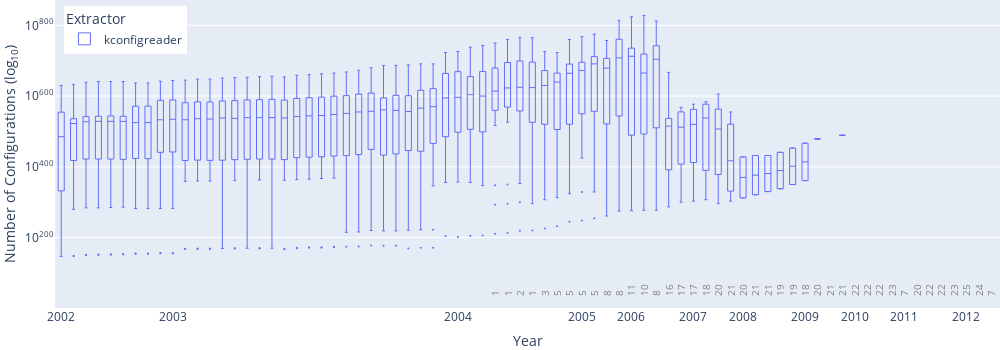

The notebook cell this image was saved under:
### Code cell
# model count (log10)

fig = px.scatter(
    df_solve,
    x='committer_date',
    y='model-count-log10',
    trendline='ols',
    color='extractor'
)
estimate_trend(fig, 'kconfigreader', 0)
#estimate_trend(fig, 'kmax', 1)

fig = px.scatter(
    df_solve,
    x='committer_date',
    y='model-count-log10',
    color='architecture',
    labels=committer_date_labels({'model-count-log10': 'Number of Configurations (log<sub>10</sub>)'}),
    hover_data=['revision', 'architecture']
)
committer_date_x_axis(fig)
log10_y_axis(fig)
fig.update_traces(marker_size=4)
# show(fig)

fig = px.box(
    df_solve.sort_values(by='committer_date'),
    x='revision',
    y='model-count-log10',
    color='extractor',
    labels=revision_labels({'model-count-log10': 'Number of Configurations (log<sub>10</sub>)', 'extractor': 'Extractor'}),
    boxmode='overlay'
)
revision_x_axis(fig)
log10_y_axis(fig)
fig.update_layout(legend=dict(yanchor='top', y=0.98, xanchor='left', x=0.01))
fig.update_traces(fillcolor='rgba(0,0,0,0)')
fig.update_traces(line_width=1)
fig.update_traces(marker_size=2)

model_count_group = df_solve.groupby('revision', dropna=False)['model-count-log10']
timeouts_per_revision = (model_count_group.size() - model_count_group.count()).reset_index()
for row in range(len(timeouts_per_revision)):
    timeouts = timeouts_per_revision.at[row, 'model-count-log10']
    timeouts = "" if timeouts == 0 else str(timeouts)
    fig.add_annotation(
        x=timeouts_per_revision.at[row, 'revision'],
        y=1,
        text=timeouts,
        showarrow=False,
        font_size=10, textangle=270, align='left', yanchor='bottom', yshift=10, font_color='gray'
    )

show(fig, 'model-count-log10', height=350)

# todo: sum model counts to get total model count, as we summed features for total features (to get an impression of the megamodel, as a new contribution)

### Figure 1 — Plotly figure (JSON) as saved in the notebook; plotly's stock layout.template omitted (floating-point values rounded to 4 significant figures; data arrays with more than 128 entries replaced by an {"elided": "..."} marker saying what was removed)
{"data": [{"alignmentgroup": "True", "fillcolor": "rgba(0,0,0,0)", "hovertemplate": "Extractor=kconfigreader<br>Year=%{x}<br>Number of Configurations (log<sub>10</sub>)=%{y}<extra></extra>", "legendgroup": "kconfigreader", "line": {"width": 1}, "marker": {"color": "#636efa", "size": 2}, "name": "kconfigreader", "notched": false, "offsetgroup": "kconfigreader", "orientation": "v", "showlegend": true, "type": "box", "x": {"elided": "1524 str values"}, "x0": " ", "xaxis": "x", "y": {"elided": "1524 int values"}, "y0": " ", "yaxis": "y"}], "layout": {"annotations": [{"align": "left", "font": {"color": "gray", "size": 10}, "showarrow": false, "text": "", "textangle": -90, "x": "v2.5.45", "y": 1, "yanchor": "bottom", "yshift": 10}, {"align": "left", "font": {"color": "gray", "size": 10}, "showarrow": false, "text": "", "textangle": -90, "x": "v2.5.46", "y": 1, "yanchor": "bottom", "yshift": 10}, {"align": "left", "font": {"color": "gray", "size": 10}, "showarrow": false, "text": "", "textangle": -90, "x": "v2.5.47", "y": 1, "yanchor": "bottom", "yshift": 10}, {"align": "left", "font": {"color": "gray", "size": 10}, "showarrow": false, "text": "", "textangle": -90, "x": "v2.5.48", "y": 1, "yanchor": "bottom", "yshift": 10}, {"align": "left", "font": {"color": "gray", "size": 10}, "showarrow": false, "text": "", "textangle": -90, "x": "v2.5.49", "y": 1, "yanchor": "bottom", "yshift": 10}, {"align": "left", "font": {"color": "gray", "size": 10}, "showarrow": false, "text": "", "textangle": -90, "x": "v2.5.50", "y": 1, "yanchor": "bottom", "yshift": 10}, {"align": "left", "font": {"color": "gray", "size": 10}, "showarrow": false, "text": "", "textangle": -90, "x": "v2.5.51", "y": 1, "yanchor": "bottom", "yshift": 10}, {"align": "left", "font": {"color": "gray", "size": 10}, "showarrow": false, "text": "", "textangle": -90, "x": "v2.5.52", "y": 1, "yanchor": "bottom", "yshift": 10}, {"align": "left", "font": {"color": "gray", "size": 10}, "showarrow": false, "text": "", "textangle": -90, "x": "v2.5.53", "y": 1, "yanchor": "bottom", "yshift": 10}, {"align": "left", "font": {"color": "gray", "size": 10}, "showarrow": false, "text": "", "textangle": -90, "x": "v2.5.54", "y": 1, "yanchor": "bottom", "yshift": 10}, {"align": "left", "font": {"color": "gray", "size": 10}, "showarrow": false, "text": "", "textangle": -90, "x": "v2.5.55", "y": 1, "yanchor": "bottom", "yshift": 10}, {"align": "left", "font": {"color": "gray", "size": 10}, "showarrow": false, "text": "", "textangle": -90, "x": "v2.5.56", "y": 1, "yanchor": "bottom", "yshift": 10}, {"align": "left", "font": {"color": "gray", "size": 10}, "showarrow": false, "text": "", "textangle": -90, "x": "v2.5.57", "y": 1, "yanchor": "bottom", "yshift": 10}, {"align": "left", "font": {"color": "gray", "size": 10}, "showarrow": false, "text": "", "textangle": -90, "x": "v2.5.58", "y": 1, "yanchor": "bottom", "yshift": 10}, {"align": "left", "font": {"color": "gray", "size": 10}, "showarrow": false, "text": "", "textangle": -90, "x": "v2.5.59", "y": 1, "yanchor": "bottom", "yshift": 10}, {"align": "left", "font": {"color": "gray", "size": 10}, "showarrow": false, "text": "", "textangle": -90, "x": "v2.5.60", "y": 1, "yanchor": "bottom", "yshift": 10}, {"align": "left", "font": {"color": "gray", "size": 10}, "showarrow": false, "text": "", "textangle": -90, "x": "v2.5.61", "y": 1, "yanchor": "bottom", "yshift": 10}, {"align": "left", "font": {"color": "gray", "size": 10}, "showarrow": false, "text": "", "textangle": -90, "x": "v2.5.62", "y": 1, "yanchor": "bottom", "yshift": 10}, {"align": "left", "font": {"color": "gray", "size": 10}, "showarrow": false, "text": "", "textangle": -90, "x": "v2.5.63", "y": 1, "yanchor": "bottom", "yshift": 10}, {"align": "left", "font": {"color": "gray", "size": 10}, "showarrow": false, "text": "", "textangle": -90, "x": "v2.5.64", "y": 1, "yanchor": "bottom", "yshift": 10}, {"align": "left", "font": {"color": "gray", "size": 10}, "showarrow": false, "text": "", "textangle": -90, "x": "v2.5.65", "y": 1, "yanchor": "bottom", "yshift": 10}, {"align": "left", "font": {"color": "gray", "size": 10}, "showarrow": false, "text": "", "textangle": -90, "x": "v2.5.66", "y": 1, "yanchor": "bottom", "yshift": 10}, {"align": "left", "font": {"color": "gray", "size": 10}, "showarrow": false, "text": "", "textangle": -90, "x": "v2.5.67", "y": 1, "yanchor": "bottom", "yshift": 10}, {"align": "left", "font": {"color": "gray", "size": 10}, "showarrow": false, "text": "", "textangle": -90, "x": "v2.5.68", "y": 1, "yanchor": "bottom", "yshift": 10}, {"align": "left", "font": {"color": "gray", "size": 10}, "showarrow": false, "text": "", "textangle": -90, "x": "v2.5.69", "y": 1, "yanchor": "bottom", "yshift": 10}, {"align": "left", "font": {"color": "gray", "size": 10}, "showarrow": false, "text": "", "textangle": -90, "x": "v2.5.70", "y": 1, "yanchor": "bottom", "yshift": 10}, {"align": "left", "font": {"color": "gray", "size": 10}, "showarrow": false, "text": "", "textangle": -90, "x": "v2.5.71", "y": 1, "yanchor": "bottom", "yshift": 10}, {"align": "left", "font": {"color": "gray", "size": 10}, "showarrow": false, "text": "", "textangle": -90, "x": "v2.5.72", "y": 1, "yanchor": "bottom", "yshift": 10}, {"align": "left", "font": {"color": "gray", "size": 10}, "showarrow": false, "text": "", "textangle": -90, "x": "v2.5.73", "y": 1, "yanchor": "bottom", "yshift": 10}, {"align": "left", "font": {"color": "gray", "size": 10}, "showarrow": false, "text": "", "textangle": -90, "x": "v2.5.74", "y": 1, "yanchor": "bottom", "yshift": 10}, {"align": "left", "font": {"color": "gray", "size": 10}, "showarrow": false, "text": "", "textangle": -90, "x": "v2.5.75", "y": 1, "yanchor": "bottom", "yshift": 10}, {"align": "left", "font": {"color": "gray", "size": 10}, "showarrow": false, "text": "", "textangle": -90, "x": "v2.6.0", "y": 1, "yanchor": "bottom", "yshift": 10}, {"align": "left", "font": {"color": "gray", "size": 10}, "showarrow": false, "text": "", "textangle": -90, "x": "v2.6.1", "y": 1, "yanchor": "bottom", "yshift": 10}, {"align": "left", "font": {"color": "gray", "size": 10}, "showarrow": false, "text": "5", "textangle": -90, "x": "v2.6.10", "y": 1, "yanchor": "bottom", "yshift": 10}, {"align": "left", "font": {"color": "gray", "size": 10}, "showarrow": false, "text": "5", "textangle": -90, "x": "v2.6.11", "y": 1, "yanchor": "bottom", "yshift": 10}, {"align": "left", "font": {"color": "gray", "size": 10}, "showarrow": false, "text": "5", "textangle": -90, "x": "v2.6.12", "y": 1, "yanchor": "bottom", "yshift": 10}, {"align": "left", "font": {"color": "gray", "size": 10}, "showarrow": false, "text": "8", "textangle": -90, "x": "v2.6.13", "y": 1, "yanchor": "bottom", "yshift": 10}, {"align": "left", "font": {"color": "gray", "size": 10}, "showarrow": false, "text": "8", "textangle": -90, "x": "v2.6.14", "y": 1, "yanchor": "bottom", "yshift": 10}, {"align": "left", "font": {"color": "gray", "size": 10}, "showarrow": false, "text": "11", "textangle": -90, "x": "v2.6.15", "y": 1, "yanchor": "bottom", "yshift": 10}, {"align": "left", "font": {"color": "gray", "size": 10}, "showarrow": false, "text": "10", "textangle": -90, "x": "v2.6.16", "y": 1, "yanchor": "bottom", "yshift": 10}, {"align": "left", "font": {"color": "gray", "size": 10}, "showarrow": false, "text": "8", "textangle": -90, "x": "v2.6.17", "y": 1, "yanchor": "bottom", "yshift": 10}, {"align": "left", "font": {"color": "gray", "size": 10}, "showarrow": false, "text": "16", "textangle": -90, "x": "v2.6.18", "y": 1, "yanchor": "bottom", "yshift": 10}, {"align": "left", "font": {"color": "gray", "size": 10}, "showarrow": false, "text": "17", "textangle": -90, "x": "v2.6.19", "y": 1, "yanchor": "bottom", "yshift": 10}, {"align": "left", "font": {"color": "gray", "size": 10}, "showarrow": false, "text": "", "textangle": -90, "x": "v2.6.2", "y": 1, "yanchor": "bottom", "yshift": 10}, {"align": "left", "font": {"color": "gray", "size": 10}, "showarrow": false, "text": "17", "textangle": -90, "x": "v2.6.20", "y": 1, "yanchor": "bottom", "yshift": 10}, {"align": "left", "font": {"color": "gray", "size": 10}, "showarrow": false, "text": "18", "textangle": -90, "x": "v2.6.21", "y": 1, "yanchor": "bottom", "yshift": 10}, {"align": "left", "font": {"color": "gray", "size": 10}, "showarrow": false, "text": "20", "textangle": -90, "x": "v2.6.22", "y": 1, "yanchor": "bottom", "yshift": 10}, {"align": "left", "font": {"color": "gray", "size": 10}, "showarrow": false, "text": "21", "textangle": -90, "x": "v2.6.23", "y": 1, "yanchor": "bottom", "yshift": 10}, {"align": "left", "font": {"color": "gray", "size": 10}, "showarrow": false, "text": "20", "textangle": -90, "x": "v2.6.24", "y": 1, "yanchor": "bottom", "yshift": 10}, {"align": "left", "font": {"color": "gray", "size": 10}, "showarrow": false, "text": "21", "textangle": -90, "x": "v2.6.25", "y": 1, "yanchor": "bottom", "yshift": 10}, {"align": "left", "font": {"color": "gray", "size": 10}, "showarrow": false, "text": "21", "textangle": -90, "x": "v2.6.26", "y": 1, "yanchor": "bottom", "yshift": 10}, {"align": "left", "font": {"color": "gray", "size": 10}, "showarrow": false, "text": "19", "textangle": -90, "x": "v2.6.27", "y": 1, "yanchor": "bottom", "yshift": 10}, {"align": "left", "font": {"color": "gray", "size": 10}, "showarrow": false, "text": "19", "textangle": -90, "x": "v2.6.28", "y": 1, "yanchor": "bottom", "yshift": 10}, {"align": "left", "font": {"color": "gray", "size": 10}, "showarrow": false, "text": "18", "textangle": -90, "x": "v2.6.29", "y": 1, "yanchor": "bottom", "yshift": 10}, {"align": "left", "font": {"color": "gray", "size": 10}, "showarrow": false, "text": "", "textangle": -90, "x": "v2.6.3", "y": 1, "yanchor": "bottom", "yshift": 10}, {"align": "left", "font": {"color": "gray", "size": 10}, "showarrow": false, "text": "20", "textangle": -90, "x": "v2.6.30", "y": 1, "yanchor": "bottom", "yshift": 10}, {"align": "left", "font": {"color": "gray", "size": 10}, "showarrow": false, "text": "21", "textangle": -90, "x": "v2.6.31", "y": 1, "yanchor": "bottom", "yshift": 10}, {"align": "left", "font": {"color": "gray", "size": 10}, "showarrow": false, "text": "21", "textangle": -90, "x": "v2.6.32", "y": 1, "yanchor": "bottom", "yshift": 10}, {"align": "left", "font": {"color": "gray", "size": 10}, "showarrow": false, "text": "22", "textangle": -90, "x": "v2.6.33", "y": 1, "yanchor": "bottom", "yshift": 10}, {"align": "left", "font": {"color": "gray", "size": 10}, "showarrow": false, "text": "22", "textangle": -90, "x": "v2.6.34", "y": 1, "yanchor": "bottom", "yshift": 10}, {"align": "left", "font": {"color": "gray", "size": 10}, "showarrow": false, "text": "22", "textangle": -90, "x": "v2.6.35", "y": 1, "yanchor": "bottom", "yshift": 10}, {"align": "left", "font": {"color": "gray", "size": 10}, "showarrow": false, "text": "23", "textangle": -90, "x": "v2.6.36", "y": 1, "yanchor": "bottom", "yshift": 10}, {"align": "left", "font": {"color": "gray", "size": 10}, "showarrow": false, "text": "7", "textangle": -90, "x": "v2.6.37", "y": 1, "yanchor": "bottom", "yshift": 10}, {"align": "left", "font": {"color": "gray", "size": 10}, "showarrow": false, "text": "20", "textangle": -90, "x": "v2.6.38", "y": 1, "yanchor": "bottom", "yshift": 10}, {"align": "left", "font": {"color": "gray", "size": 10}, "showarrow": false, "text": "22", "textangle": -90, "x": "v2.6.39", "y": 1, "yanchor": "bottom", "yshift": 10}, {"align": "left", "font": {"color": "gray", "size": 10}, "showarrow": false, "text": "1", "textangle": -90, "x": "v2.6.4", "y": 1, "yanchor": "bottom", "yshift": 10}, {"align": "left", "font": {"color": "gray", "size": 10}, "showarrow": false, "text": "1", "textangle": -90, "x": "v2.6.5", "y": 1, "yanchor": "bottom", "yshift": 10}, {"align": "left", "font": {"color": "gray", "size": 10}, "showarrow": false, "text": "2", "textangle": -90, "x": "v2.6.6", "y": 1, "yanchor": "bottom", "yshift": 10}, {"align": "left", "font": {"color": "gray", "size": 10}, "showarrow": false, "text": "1", "textangle": -90, "x": "v2.6.7", "y": 1, "yanchor": "bottom", "yshift": 10}, {"align": "left", "font": {"color": "gray", "size": 10}, "showarrow": false, "text": "3", "textangle": -90, "x": "v2.6.8", "y": 1, "yanchor": "bottom", "yshift": 10}, {"align": "left", "font": {"color": "gray", "size": 10}, "showarrow": false, "text": "5", "textangle": -90, "x": "v2.6.9", "y": 1, "yanchor": "bottom", "yshift": 10}, {"align": "left", "font": {"color": "gray", "size": 10}, "showarrow": false, "text": "22", "textangle": -90, "x": "v3.0", "y": 1, "yanchor": "bottom", "yshift": 10}, {"align": "left", "font": {"color": "gray", "size": 10}, "showarrow": false, "text": "23", "textangle": -90, "x": "v3.1", "y": 1, "yanchor": "bottom", "yshift": 10}, {"align": "left", "font": {"color": "gray", "size": 10}, "showarrow": false, "text": "25", "textangle": -90, "x": "v3.2", "y": 1, "yanchor": "bottom", "yshift": 10}, {"align": "left", "font": {"color": "gray", "size": 10}, "showarrow": false, "text": "24", "textangle": -90, "x": "v3.3", "y": 1, "yanchor": "bottom", "yshift": 10}, {"align": "left", "font": {"color": "gray", "size": 10}, "showarrow": false, "text": "7", "textangle": -90, "x": "v3.4", "y": 1, "yanchor": "bottom", "yshift": 10}], "boxmode": "overlay", "height": 350, "legend": {"title": {"text": "Extractor"}, "tracegroupgap": 0, "x": 0.01, "xanchor": "left", "y": 0.98, "yanchor": "top"}, "margin": {"b": 0, "l": 0, "r": 0, "t": 0}, "width": 1000, "xaxis": {"anchor": "y", "domain": [0, 1], "ticktext": ["2002", "2003", "2004", "2005", "2006", "2007", "2008", "2009", "2010", "2011", "2012", "2013", "2014", "2015", "2016", "2017", "2018", "2019", "2020", "2021", "2022", "2023"], "tickvals": ["v2.5.45", "v2.5.54", "v2.6.1", "v2.6.11", "v2.6.15", "v2.6.20", "v2.6.24", "v2.6.29", "v2.6.33", "v2.6.37", "v3.2", "v3.8", "v3.13", "v3.19", "v4.4", "v4.10", "v4.15", "v5.0", "v5.5", "v5.11", "v5.16", "v6.2"], "title": {"text": "Year"}}, "yaxis": {"anchor": "x", "domain": [0, 1], "tickprefix": "10<sup>", "ticksuffix": "</sup>", "title": {"text": "Number of Configurations (log<sub>10</sub>)"}}}}
